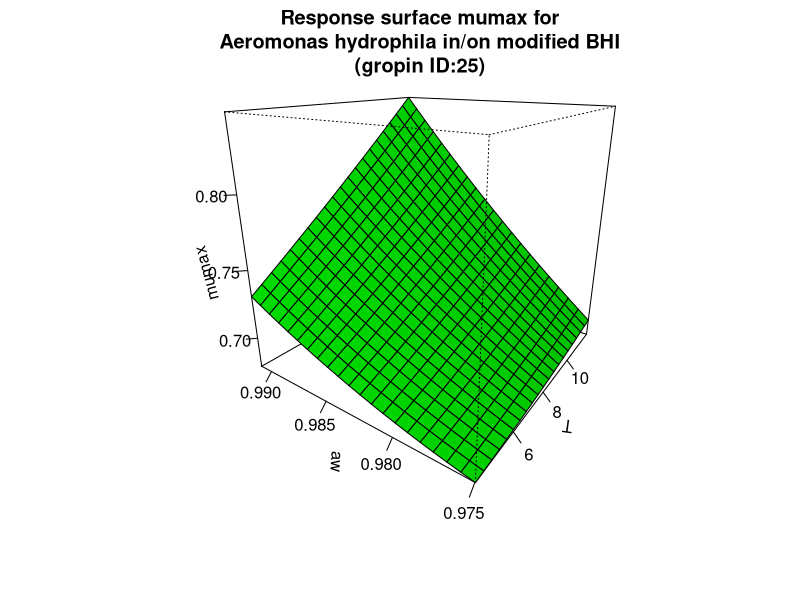

Write the R code that produced this figure.
#############################
# start of Parameter script
#############################
T <- seq(4.004,11.988011988012,length.out=21)
aw <- seq(0.974974,0.991008991008991,length.out=21)
#############################
# end of Parameter script
#############################
############################# 
# start of Model script Gropin ID 25 
#############################
 
# constant coefficients for this model
Im <- 89.6
m1 <- -0.8
m3 <- -181
m4 <- 0.00013
m6 <- 92.1
m8 <- 0.82
 
variables <- data.frame(T,aw)
argumentsPar <- expand.grid(variables)
 
# heart of the model
response_surface <- function(T,aw) {
   mumax <-(Im+(m1*T)+(m3*aw)+(m4*(T^2))+(m6*(aw^2))+(m8*T*aw))

return(mumax=mumax)
} 

# output parameters
responseSurface <- cbind(argumentsPar,response_surface(argumentsPar['T'],argumentsPar['aw']))
colnames(responseSurface) <- c(colnames(argumentsPar),'mumax')
#############################
# End of Model script
#############################
############################# 
# start of Visualisation script Gropin ID 25 
#############################
persp(T,aw,matrix(unlist(responseSurface$'mumax'),nrow=21),col = 'green',xlab='T',ylab='aw',zlab='mumax',main='Response surface mumax for
Aeromonas hydrophila in/on modified BHI
(gropin ID:25)',theta=305,phi=20,shade=0.25,ticktype = 'detailed')
#############################
# End of Visualisation script
#############################
